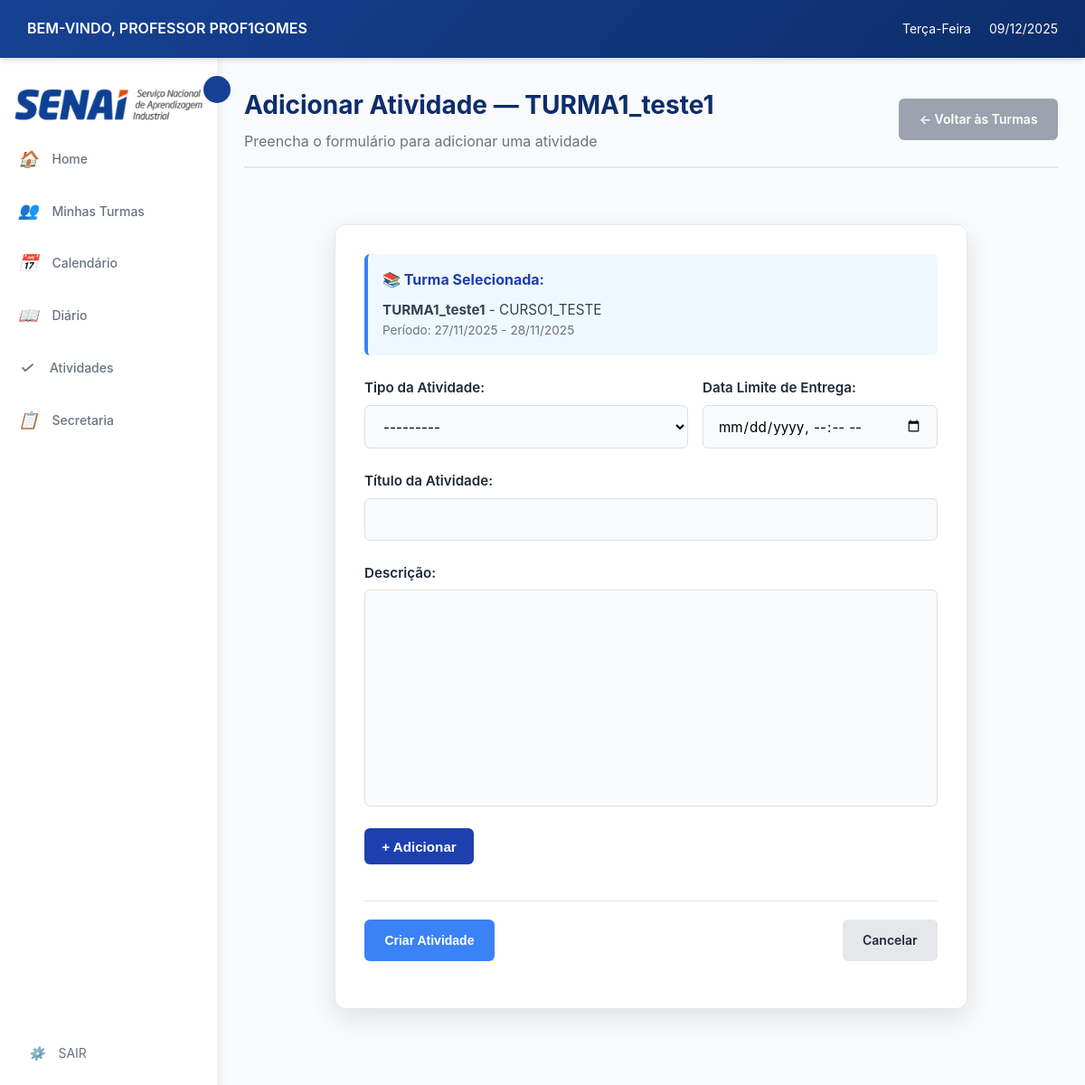
/atividades/atividade/adicionar/?turma=1 (signed in), run on the app's committed database.
### login/models.py (models this page shows, shortened)
class Usuario(AbstractUser):
    TIPO_USUARIO = [
        ('aluno', 'Aluno'),
        ('professor', 'Professor'),
        ('secretaria', 'Secretaria'),
    ]
    usuario_id = models.AutoField(primary_key=True)
    nome = models.CharField('Nome', max_length=100, blank=True, null=True)
    sobrenome = models.CharField('Sobrenome', max_length=100, blank=True, null=True)
    email = models.EmailField('E-mail', unique=True, default=None)
    data_nascimento = models.DateField('Data de Nascimento', blank=True, null=True)
    contato = models.CharField(max_length=20, unique=True, blank=True, null=True)
    cpf = models.CharField(max_length=14, unique=True, blank=True, null=True)
    endereco = models.TextField('Endereço', blank=True, null=True)
    tipo = models.CharField(max_length=10, choices=TIPO_USUARIO)
    USERNAME_FIELD = 'email'
    REQUIRED_FIELDS = ['nome','sobrenome','cpf', 'tipo', 'username']
    class Meta:
        db_table = 'Usuario'

### cursos/models.py (models this page shows, shortened)
class Turma(models.Model):
    TIPO_AULA = [
        ('presencial', 'Presencial'),
        ('semi', 'Semi-presencial'),
        ('ead', 'EAD'),
    ]
    turma_id = models.AutoField(primary_key=True)
    nome = models.CharField(max_length=100, null=True, blank=True)
    curso = models.ForeignKey(Curso, on_delete=models.CASCADE)
    professor = models.ForeignKey('login.professor', on_delete=models.SET_NULL,  # Ou models.SET_DEFAULT
        null=True,                  # Permite NULL
        blank=True,
        default=None)
    data_inicio = models.DateField()
    data_fim = models.DateField( null=True, blank=True)
    dias_semana = models.CharField(max_length=50)
    entrada_horas = models.CharField(max_length=100, null=True, blank=True)
    saida_horas = models.CharField(max_length=100, null=True, blank=True)
    tipo = models.CharField(max_length=10, choices=TIPO_AULA)
    status = models.BooleanField(default=True)
    class Meta:
        db_table = 'Turma'

class Curso(models.Model):
    nome = models.CharField(max_length=150, unique=True, verbose_name="Nome do Curso", default="Sem Nome")
    descricao = models.TextField(blank=True, verbose_name="Descrição")
    carga_horaria = models.PositiveIntegerField(verbose_name="Carga Horária (h)", default=40)
    ativo = models.BooleanField(default=True, verbose_name="Ativo")
    disciplinas = models.ManyToManyField('Disciplina', through='GradeCurricular', blank=True, related_name='cursos')
    class Meta:
        verbose_name = "curso"
        verbose_name_plural = "cursos"
        ordering = ["nome"]

### atividades/views.py (the view)
# urls.py: path('atividade/adicionar/', views.adicionar_atividade, name='adicionar_atividade'),
@login_required
def adicionar_atividade(request):
    if request.user.tipo != 'professor':
        return HttpResponse("Apenas professores podem criar atividades.", status=403)
    try:
        professor = ProfessorModel.objects.get(usuario=request.user)
    except ProfessorModel.DoesNotExist:
        return redirect('home')
    turma_id = request.GET.get('turma')
    turma_inicial = None
    if turma_id:
        try:
            turma_inicial = Turma.objects.get(turma_id=turma_id, professor=professor)
        except Turma.DoesNotExist:
            turma_inicial = None
    if request.method == 'POST':
        form = AtividadeForm(
            data=request.POST,
            files=request.FILES,
            professor=professor,
            initial={'turma': turma_inicial}
        )
        if form.is_valid():
            atividade = form.save(commit=False)
            if turma_inicial:
                atividade.turma = turma_inicial
            atividade.save()
            return redirect(
                'professor:listar_atividades',
                turma_id=atividade.turma.turma_id
            )
    else:
        form = AtividadeForm(professor=professor)
    return render(request, 'atividades/adicionar_atividade.html', {
        'form': form,
        'titulo_pagina': 'ADICIONAR ATIVIDADE',
        'turma': turma_inicial
    })

### atividades/forms_extra.py
class AtividadeForm(forms.ModelForm):
    class Meta:
        model = Atividade
        fields = ['tipo', 'titulo', 'descricao', 'data_entrega', 'url_material', 'arquivo']
    def __init__(self, *args, **kwargs):
        professor = kwargs.pop('professor', None)
        super().__init__(*args, **kwargs)
        self.fields['data_entrega'].widget = forms.DateTimeInput(
            attrs={'type': 'datetime-local'}
        )
        for field_name, field in self.fields.items():
            field.widget.attrs.update({'class': 'form-control'})

### atividades/templates/atividades/adicionar_atividade.html (shortened to what this page needs)
{% extends 'professor/base.html' %}
{% block content %}
<div class="content-header" style="display: flex; justify-content: space-between; align-items: center; ">
        <div class="content">
            <h1>Adicionar Atividade — {{ turma.nome }}</h1>
            <p class="text-muted ">Preencha o formulário para adicionar uma atividade</p>
        </div>
        <div>
            <a href="{% url 'professor:turmas_por_curso' turma.curso.id %}" class="btn btn-secondary" style="background: #9ca3af; color: white;">
                ← Voltar às Turmas
            </a>
        </div>
    </div>
<div class="activity-page">
  <div class="activity-card form-container">
    <form method="post" enctype="multipart/form-data" novalidate>
      <div class="form-group">
        {% if turma %}
        <div class="form-field" style="background: #f0f8ff; padding: 1rem; border-radius: 6px; border-left: 4px solid #3b82f6;">
          <p style="color: #1e40af; font-weight: 700;">📚 Turma Selecionada:</p>
          <p style="margin: 0.5rem 0 0 0; color: #374151; font-size: 0.95rem;">
            <strong>{{ turma.nome }}</strong> - {{ turma.curso.nome }}
          </p>
          <p style="margin: 0; color: #6b7280; font-size: 0.85rem;">
            Período: {{ turma.data_inicio|date:"d/m/Y" }}
            {% if turma.data_fim %} - {{ turma.data_fim|date:"d/m/Y" }}{% endif %}
          </p>
        </div>
        {% endif %}
        <div class="row-turma-date" style="display:flex;gap:1rem;align-items:flex-start;flex-wrap:wrap;">
          <div class="form-field" style="flex:1;min-width:260px;">
            <label for="id_tipo">Tipo da Atividade:</label>
            {{ form.tipo }}
          </div>
          <div class="form-field" style="min-width:220px;flex:0 0 260px;">
            <label for="id_data_entrega">Data Limite de Entrega:</label>
            {{ form.data_entrega }}
          </div>
        </div>
        <div class="form-field">
          <label for="id_titulo">Título da Atividade:</label>
          {{ form.titulo }}
        </div>
        <div class="form-field">
          <label for="id_descricao">Descrição:</label>
          {{ form.descricao }}
        </div>
        <div class="form-field material-row">
          <button type="button" class="btn-add-material" id="btnAddMaterial">+ Adicionar</button>
        </div>
      <div class="form-actions">
        <button type="submit" class="btn btn-primary">Criar Atividade</button>
        {% if turma %}
          <a href="{% url 'professor:listar_atividades' turma.turma_id %}" class="btn">Cancelar</a>
        {% else %}
          <a href="{% url 'atividades:home' %}" class="btn">Cancelar</a>
        {% endif %}
      </div>
    </form>
  </div>
</div>
{% endblock %}

### professor/templates/professor/base.html (shortened to what this page needs)
{% load static %}
<!DOCTYPE html>
<html lang="pt-br">
<head>
    <link rel="stylesheet" href="{% static 'professor/css/style.css' %}">
</head>
<body>
    <header class="header">
        <div class="header-left">
            <span class="welcome-text">BEM-VINDO, PROFESSOR {{ user.get_full_name|default:user.username|upper }}</span>
        </div>
        <div class="header-right">
            <span class="weekday" id="currentWeekday"></span>
            <span class="date" id="currentDate"></span>
        </div>
    </header>
    <main class="main-container">
        <aside class="sidebar" id="sidebar">
            <img src="{% static 'professor/img/senai_logo.png' %}" alt="SENAI" id="senai-logo-sidebar">
            <button class="sidebar-toggle" id="sidebarToggle"></button>
            <ul class="sidebar-menu">
                <li>
                    <a href="{% url 'professor:home' %}">
                        <i>🏠</i>
                        <span>Home</span>
                    </a>
                </li>
                <li>
                    <a href="{% url 'professor:listar_cursos' %}">
                        <i>👥</i>
                        <span>Minhas Turmas</span>
                    </a>
                </li>
                <li>
                    <a href="{% url 'professor:calendario' %}">
                        <i>📅</i>
                        <span>Calendário</span>
                    </a>
                </li>
                <li>
                    <a href="{% url 'diario:lista_turmas_diario' %}">
                        <i>📖</i>
                        <span>Diário</span>
                    </a>
                </li>
                <li>
                    <a href="{% url 'atividades:home' %}">
                        <i>✓</i>
                        <span>Atividades</span>
                    </a>
                </li>
                <li>
                    <a href="{% url 'solicitacao:solicitacaoList' %}">
                        <i>📋</i>
                        <span>Secretaria</span>
                    </a>
                </li>
            </ul>
            <div class="sidebar-footer">
                <a href="{% url 'logout' %}">
                    <i>⚙️</i>
                    <span>SAIR</span>
                </a>
            </div>
        </aside>
        <div class="content-area">
            {% block content %}
            {% endblock %}
        </div>
    </main>
</body>
</html>

### professor/static/professor/css/style.css (style rules this page uses)
:root { --azul-principal: #164193; --azul-escuro: #0d2d6b; --azul-claro: #3D7AFF; --azul-suave: #E8EFFD; --azul: #164193; --laranja: #E7490F; --laranja-claro: #ff6b35; --cinza-escuro: #1F2937; --cinza-medio: #6B7280; --cinza-claro: #9CA3AF; --cinza-borda: #E5E7EB; --bg-claro: #F8FAFC; --branco: #FFFFFF; --verde: #27ae60; --vermelho: #e74c3c; --amarelo: #f39c12; --sombra: 0 4px 6px -1px rgba(0, 0, 0, 0.1), 0 2px 4px -1px rgba(0, 0, 0, 0.06); --sombra-hover: 0 20px 25px -5px rgba(0, 0, 0, 0.1), 0 10px 10px -5px rgba(0, 0, 0, 0.04); }
* { margin: 0; padding: 0; box-sizing: border-box; }
body { font-family: 'Inter', 'Segoe UI', sans-serif; background-color: var(--bg-claro); color: var(--cinza-escuro); line-height: 1.6; display: flex; flex-direction: column; min-height: 100vh; }
.header { display: flex; justify-content: space-between; align-items: center; background: linear-gradient(135deg, var(--azul-principal) 0%, var(--azul-escuro) 100%); color: var(--branco); padding: 12px 30px; box-shadow: var(--sombra); position: sticky; top: 0; z-index: 100; }
.header-left { display: flex; align-items: center; gap: 0px; }
.welcome-text { font-weight: 600; font-size: 16px; }
.header-right { display: flex; align-items: center; gap: 20px; }
.weekday, .date { font-size: 14px; }
.main-container { display: flex; flex: 1; overflow: hidden; }
.sidebar { width: 240px; background-color: var(--branco); box-shadow: 2px 0 10px rgba(0, 0, 0, 0.08); display: flex; flex-direction: column; padding: 20px 0; position: relative; transition: width 0.3s ease; z-index: 90; }
.sidebar-toggle { position: absolute; right: -15px; top: 20px; background-color: var(--azul-principal); border: none; color: var(--branco); width: 30px; height: 30px; border-radius: 50%; cursor: pointer; display: flex; align-items: center; justify-content: center; font-size: 14px; transition: all 0.3s ease; z-index: 101; }
.sidebar-menu { list-style: none; padding: 0; margin-top: 0px; }
.sidebar-menu li { margin: 5px 0; }
.sidebar-menu a { display: flex; align-items: center; gap: 15px; padding: 12px 20px; color: var(--cinza-medio); text-decoration: none; transition: all 0.3s ease; font-size: 14px; font-weight: 500; }
.sidebar-menu a i { font-size: 18px; min-width: 20px; text-align: center; }
.sidebar-footer { margin-top: auto; padding: 0 20px; }
.sidebar-footer a { display: flex; align-items: center; gap: 15px; padding: 12px; color: var(--cinza-medio); text-decoration: none; transition: all 0.3s ease; font-size: 14px; border-radius: 8px; }
.content-area { flex: 1; padding: 30px; overflow-y: auto; background-color: var(--bg-claro); }
.form-container { background-color: var(--branco); border-radius: 12px; padding: 25px; box-shadow: var(--sombra); margin-bottom: 30px; }
.form-group { display: grid; grid-template-columns: repeat(auto-fit, minmax(300px, 1fr)); gap: 20px; margin-bottom: 20px; }
.form-field { display: flex; flex-direction: column; }
.form-field label { margin-bottom: 8px; font-weight: 600; color: var(--cinza-escuro); font-size: 14px; }
.material-row { display: flex; flex-direction: row; }
.form-control { padding: 12px 15px; border-radius: 8px; border: 1px solid var(--cinza-borda); background-color: var(--bg-claro); font-family: 'Inter', sans-serif; font-size: 14px; transition: all 0.3s ease; }
.form-actions { margin-top: 25px; padding-top: 20px; border-top: 1px solid var(--cinza-borda); display: flex; justify-content: flex-end; gap: 15px; }
.btn { padding: 12px 20px; border-radius: 8px; font-weight: 600; font-size: 14px; cursor: pointer; transition: all 0.3s ease; border: none; display: inline-flex; align-items: center; justify-content: center; gap: 8px; text-decoration: none; }
.btn-primary { background: linear-gradient(135deg, var(--azul-principal) 0%, var(--azul-claro) 100%); color: var(--branco); }
.btn-secondary { background-color: var(--cinza-claro); color: var(--branco); }
.content-header { margin-bottom: 30px; padding-bottom: 15px; border-bottom: 2px solid var(--cinza-borda); }
.content-header h1 { font-size: 28px; color: var(--azul-escuro); margin-bottom: 5px; font-weight: 700; }
.content-header .text-muted { color: var(--cinza-medio); font-size: 16px; }
.text-muted { color: var(--cinza-medio) !important; }

### data on the page
Usuario: get_full_name "PROF1GOMES"
Turma: nome "TURMA1_teste1", curso.nome "CURSO1_TESTE", data_inicio "27/11/2025", data_fim "28/11/2025"
